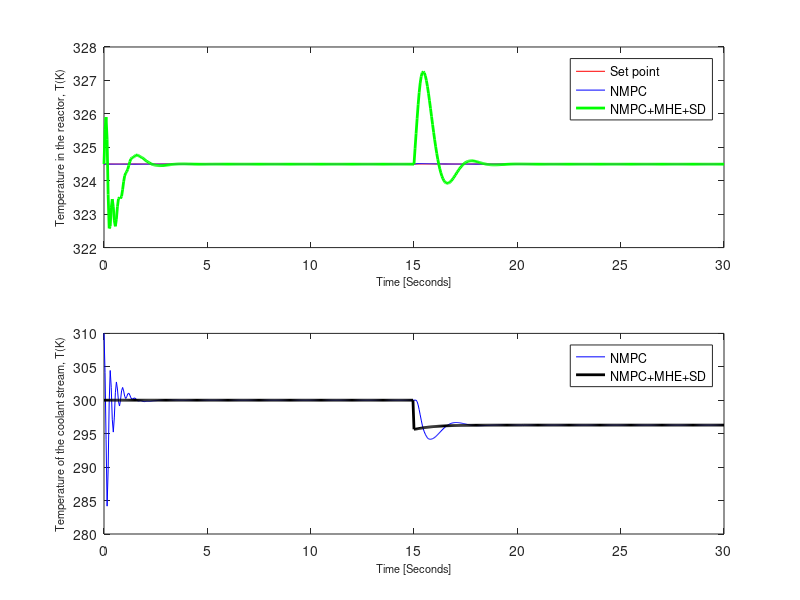
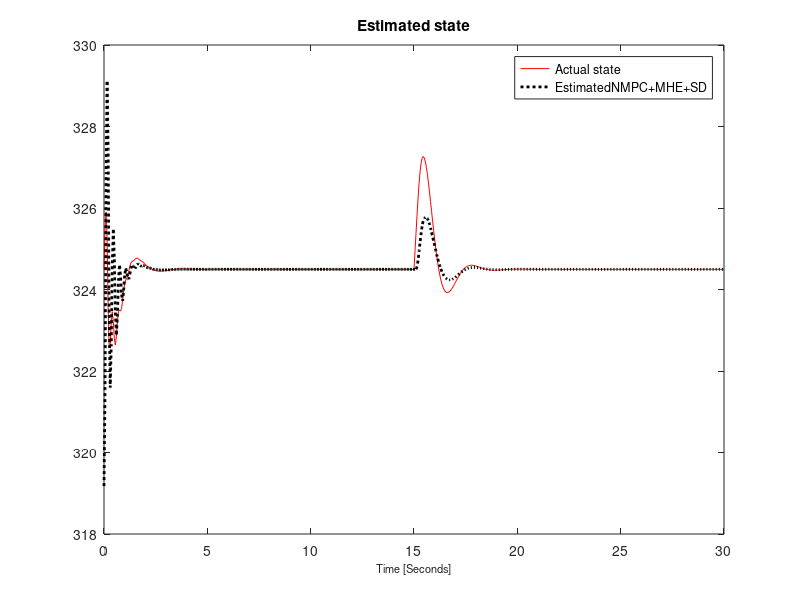
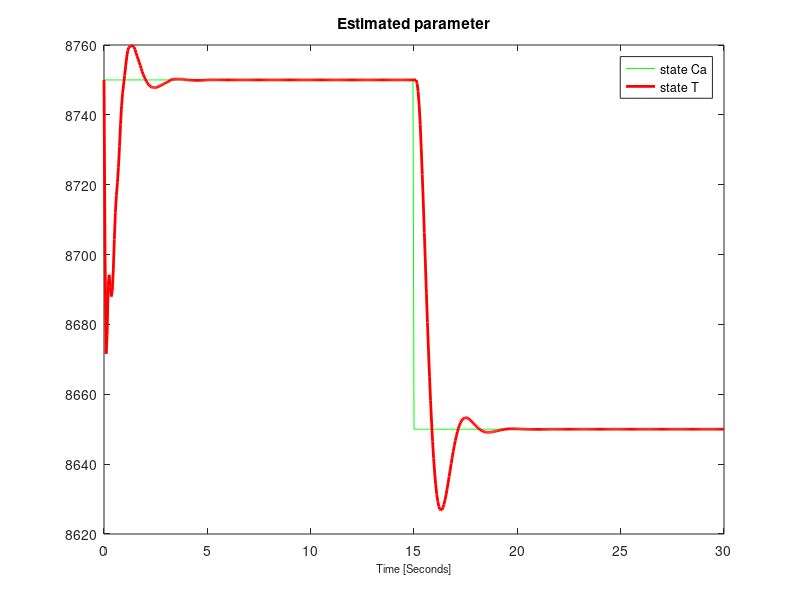

MATLAB code to generate these figures, in order:
clc
load('NMPC_EKF_SD')
load('NMPC')

figure(1)
subplot(2,1,1)
plot(time, setpoint, 'r', time, predicted_nmpc, 'b-', time,predicted,'g-',  'LineWidth',2);
ylabel('Temperature in the reactor, T(K)','FontSize' , 8)
xlabel('Time [Seconds]','FontSize',8)
legend('Set point','NMPC','NMPC+MHE+SD')

subplot(2,1,2)
plot(time, input, 'b', time,input_nmpc,'k-',  'LineWidth',2);
ylabel('Temperature of the coolant stream, T(K)','FontSize' , 8)
xlabel('Time [Seconds]','FontSize',8)
legend('NMPC','NMPC+MHE+SD')

figure(2)
subplot(1,1,1)
plot(time, actual, 'r', time, mhe, 'k:',  'LineWidth',2);
title('Estimated state')
xlabel('Time [Seconds]','FontSize',8)
legend('Actual state','EstimatedNMPC+MHE+SD')

figure(3)
subplot(1,1,1)
plot(time, para_actual, 'g', time, para_mhe, 'r',  'LineWidth',2);
title('Estimated parameter')
xlabel('Time [Seconds]','FontSize',8)
legend('state Ca','state T')
